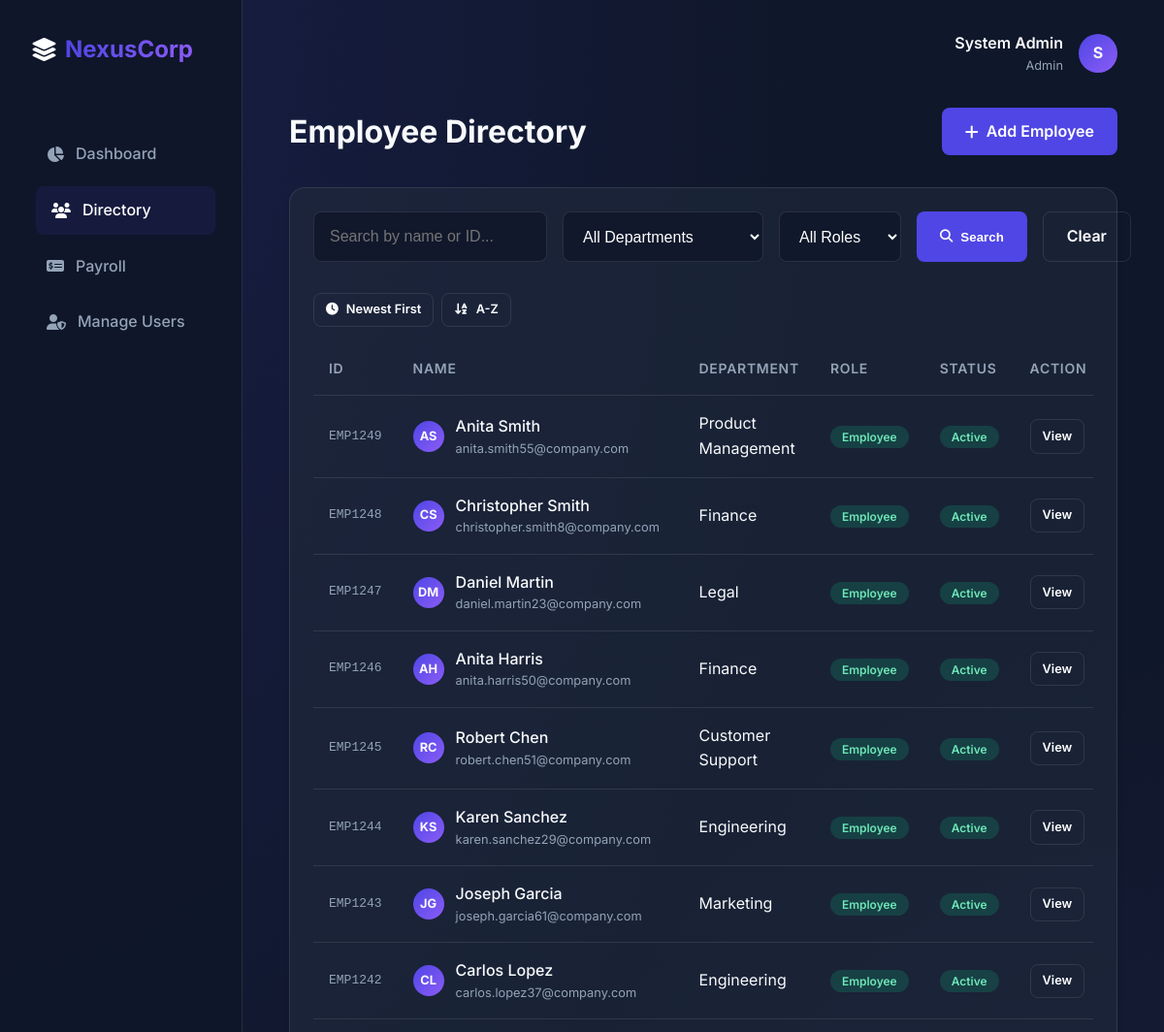
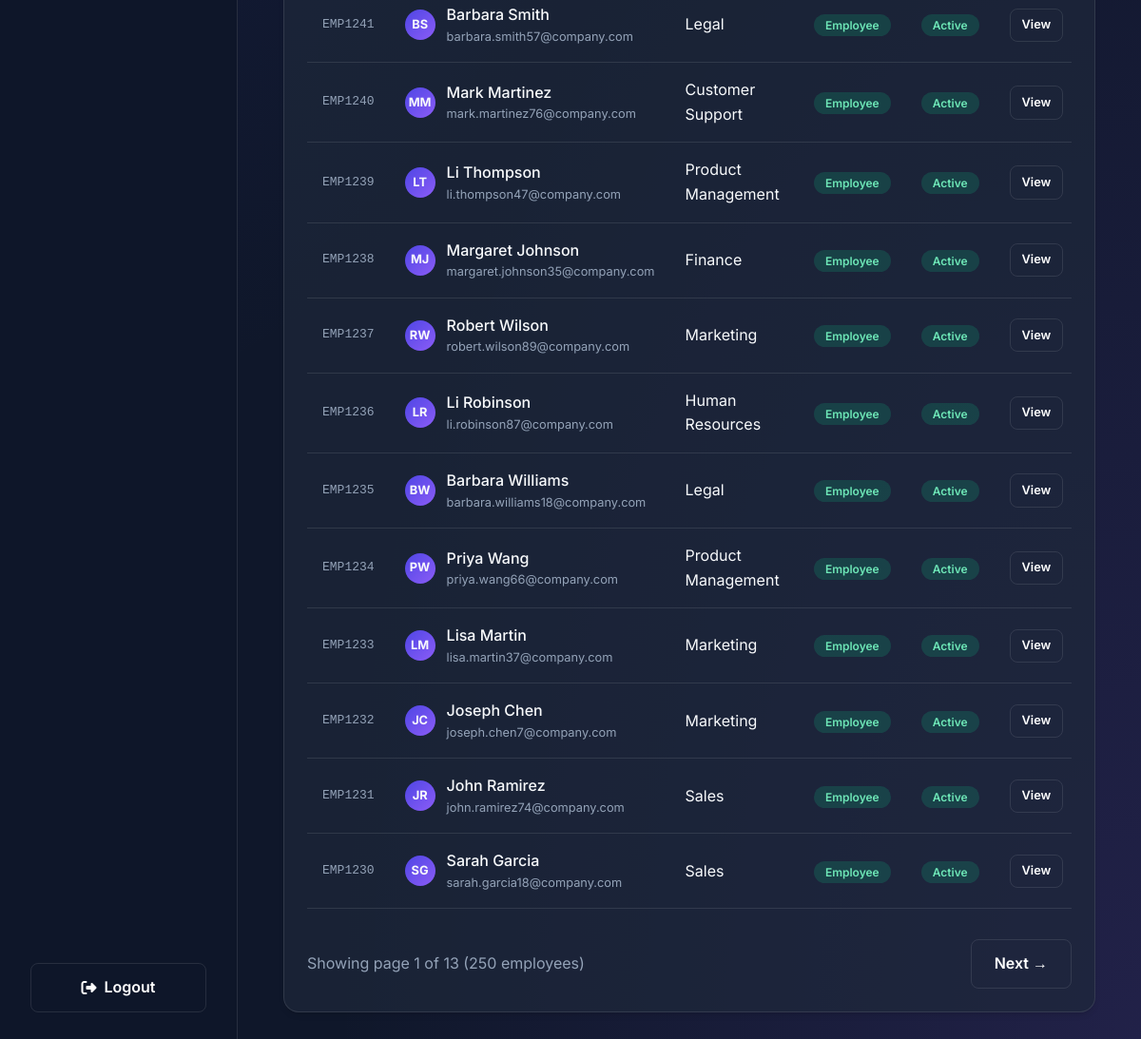
Page /employees (signed in) on the committed database (2 pictures, top to bottom).
### models.py (models this page shows)
class User(UserMixin, db.Model):
    __tablename__ = 'users'
    id = db.Column(db.Integer, primary_key=True)
    name = db.Column(db.String(100), nullable=False)
    email = db.Column(db.String(100), unique=True, nullable=False)
    password = db.Column(db.String(255), nullable=False)
    role = db.Column(db.String(20), nullable=False, default='employee') # web app login role: admin vs employee

class Employee(db.Model):
    __tablename__ = 'employees'
    id = db.Column(db.Integer, primary_key=True)
    employee_id = db.Column(db.String(20), unique=True, nullable=False)
    first_name = db.Column(db.String(100), nullable=False)
    last_name = db.Column(db.String(100), nullable=False)
    email = db.Column(db.String(100), unique=True, nullable=False)
    role = db.Column(db.String(50), nullable=False, default='Employee') # Admin, Manager, Employee
    department_id = db.Column(db.Integer, db.ForeignKey('departments.id'), nullable=False)
    salary = db.Column(db.Integer, nullable=True)
    join_date = db.Column(db.Date, nullable=False)
    performance_score = db.Column(db.Float, nullable=True)
    status = db.Column(db.String(20), default='Active')
    department = db.relationship('Department', backref=db.backref('employees', lazy=True))

class Department(db.Model):
    __tablename__ = 'departments'
    id = db.Column(db.Integer, primary_key=True)
    name = db.Column(db.String(100), unique=True, nullable=False)

### app.py (the view, shortened to what this page needs)
@app.route('/employees')
@login_required
def employees():
    dept_filter = request.args.get('department')
    role_filter = request.args.get('role')
    search_query = request.args.get('q', '').strip()
    query = Employee.query
    if dept_filter:
        query = query.filter_by(department_id=dept_filter)
    if role_filter:
        query = query.filter(Employee.role.ilike(role_filter))
    sort_by = request.args.get('sort', 'recent')
    if sort_by == 'name':
        query = query.order_by(Employee.first_name.asc(), Employee.last_name.asc())
    else:  # 'recent' or default
        query = query.order_by(Employee.id.desc())
    page = request.args.get('page', 1, type=int)
    pagination = query.paginate(page=page, per_page=20, error_out=False)
    employee_list = pagination.items
    departments = Department.query.order_by(Department.name).all()
    return render_template('employees.html',
                           employees=employee_list,
                           departments=departments,
                           current_dept=dept_filter,
                           current_role=role_filter,
                           search_query=search_query,
                           pagination=pagination,
                           current_sort=sort_by)

### app.py (called while the page is built)
@login_manager.user_loader
def load_user(user_id):
    return User.query.get(int(user_id))

### templates/employees.html (shortened to what this page needs)
{% extends 'base.html' %}
{% block content %}
<div class="animate-fade-in">
    <div style="display: flex; justify-content: space-between; align-items: center; margin-bottom: 2rem;">
        <h1 style="font-size: 2rem;">Employee Directory</h1>
        {% if current_user.role in ['admin', 'manager'] %}
        <a href="{{ url_for('add_employee') }}" class="btn"><i class="fa-solid fa-plus"></i> Add Employee</a>
        {% endif %}
    </div>
    <div class="glass-panel" style="padding: 1.5rem;">
        <form method="GET" action="{{ url_for('employees') }}" class="search-bar">
            <input type="text" name="q" placeholder="Search by name or ID..." value="{{ search_query }}">
            <select name="department">
                <option value="">All Departments</option>
            </select>
            <select name="role">
                <option value="">All Roles</option>
            </select>
            <button type="submit" class="btn"><i class="fa-solid fa-search"></i> Search</button>
            <a href="{{ url_for('employees') }}" class="btn btn-secondary">Clear</a>
        </form>
        <div style="display: flex; gap: 0.5rem; margin: 1rem 0;">
            <a href="{{ url_for('employees', sort='recent', q=search_query, department=current_dept or '', role=current_role or '') }}"
               class="btn {{ '' if current_sort == 'name' else 'btn-secondary' }}"
               style="padding: 0.4rem 0.75rem; font-size: 0.8rem;">
                <i class="fa-solid fa-clock"></i> Newest First
            </a>
            <a href="{{ url_for('employees', sort='name', q=search_query, department=current_dept or '', role=current_role or '') }}"
               class="btn {{ '' if current_sort == 'name' else 'btn-secondary' }}"
               style="padding: 0.4rem 0.75rem; font-size: 0.8rem;">
                <i class="fa-solid fa-arrow-down-a-z"></i> A-Z
            </a>
        </div>
        <div class="table-container">
            <table>
                <thead>
                    <tr>
                        <th>ID</th>
                        <th>Name</th>
                        <th>Department</th>
                        <th>Role</th>
                        <th>Status</th>
                        <th>Action</th>
                    </tr>
                </thead>
                <tbody>
                    {% for emp in employees %}
                    <tr>
                        <td style="color: var(--text-muted); font-family: monospace;">{{ emp.employee_id }}</td>
                        <td>
                            <div style="display: flex; align-items: center; gap: 0.75rem;">
                                <div class="avatar" style="width: 32px; height: 32px; font-size: 0.8rem;">
                                    {{ emp.first_name[0] }}{{ emp.last_name[0] }}
                                </div>
                                <div>
                                    <div style="font-weight: 500;">{{ emp.first_name }} {{ emp.last_name }}</div>
                                    <div style="font-size: 0.8rem; color: var(--text-muted);">{{ emp.email }}</div>
                                </div>
                            </div>
                        </td>
                        <td>{{ emp.department.name }}</td>
                        <td><span class="badge {{ emp.role|lower }}">{{ emp.role }}</span></td>
                        <td><span class="badge {{ emp.status|lower|replace(' ', '-') }}">{{ emp.status }}</span></td>
                        <td>
                            <a href="{{ url_for('employee_detail', id=emp.id) }}" class="btn btn-secondary" style="padding: 0.4rem 0.75rem; font-size: 0.8rem;">
                                View
                            </a>
                        </td>
                    </tr>
                    {% else %}
                    <tr>
                        <td colspan="6" style="text-align: center; padding: 3rem; color: var(--text-muted);">
                            No employees found matching your criteria.
                        </td>
                    </tr>
                    {% endfor %}
                </tbody>
            </table>
        </div>
        {% if pagination and pagination.pages > 1 %}
        <div style="margin-top: 2rem; display: flex; justify-content: space-between; align-items: center; color: var(--text-muted);">
            <div>Showing page {{ pagination.page }} of {{ pagination.pages }} ({{ pagination.total }} employees)</div>
            <div style="display: flex; gap: 0.5rem;">
                {% if pagination.has_next %}
                <a href="{{ url_for('employees', page=pagination.next_num, q=search_query, department=current_dept or '', role=current_role or '', sort=current_sort) }}" class="btn btn-secondary">Next →</a>
                {% endif %}
            </div>
        </div>
        {% endif %}
    </div>
</div>
{% endblock %}

### templates/base.html (shortened to what this page needs)
<!DOCTYPE html>
<html lang="en">
<head>
    <link rel="stylesheet" href="{{ url_for('static', filename='css/style.css') }}">
    <link rel="stylesheet" href="https://cdnjs.cloudflare.com/ajax/libs/font-awesome/6.4.0/css/all.min.css">
</head>
<body>
    <div class="layout">
        {% if current_user.is_authenticated %}
        <nav class="sidebar">
            <a href="{{ url_for('dashboard') }}" class="brand">
                <i class="fa-solid fa-layer-group"></i> <span>Nexus<strong>Corp</strong></span>
            </a>
            <ul class="nav-links" style="margin-top: 2rem;">
                <li>
                    <a href="{{ url_for('dashboard') }}" class="{{ 'active' if request.endpoint == 'dashboard' else '' }}">
                        <i class="fa-solid fa-chart-pie"></i> Dashboard
                    </a>
                </li>
                <li>
                    <a href="{{ url_for('employees') }}" class="{{ 'active' if request.endpoint == 'employees' or request.endpoint == 'employee_detail' else '' }}">
                        <i class="fa-solid fa-users"></i> Directory
                    </a>
                </li>
                {% if current_user.role in ['admin', 'manager'] %}
                <li>
                    <a href="{{ url_for('payments') }}" class="{{ 'active' if request.endpoint == 'payments' else '' }}">
                        <i class="fa-solid fa-money-check-dollar"></i> Payroll
                    </a>
                </li>
                {% endif %}
                {% if current_user.role == 'admin' %}
                <li>
                    <a href="{{ url_for('manage_users') }}" class="{{ 'active' if request.endpoint == 'manage_users' else '' }}">
                        <i class="fa-solid fa-user-shield"></i> Manage Users
                    </a>
                </li>
                {% endif %}
            </ul>
            <div style="margin-top: auto;">
                <a href="{{ url_for('logout') }}" class="btn btn-secondary" style="width: 100%; justify-content: center;">
                    <i class="fa-solid fa-sign-out-alt"></i> Logout
                </a>
            </div>
        </nav>
        {% endif %}
        <main class="main-content">
            {% if current_user.is_authenticated %}
            <header>
                <div class="user-profile">
                    <div style="text-align: right;">
                        <div style="font-weight: 600;">{{ current_user.name }}</div>
                        <div style="font-size: 0.8rem; color: var(--text-muted); text-transform: capitalize;">{{ current_user.role }}</div>
                    </div>
                    <div class="avatar">{{ current_user.name[0] }}</div>
                </div>
            </header>
            {% endif %}
            {% block content %}{% endblock %}
        </main>
    </div>
</body>
</html>

### static/css/style.css (style rules this page uses)
:root { --primary-color: #4F46E5; --primary-hover: #4338CA; --secondary-color: #10B981; --dark-bg: #0F172A; --card-bg: rgba(30, 41, 59, 0.7); --glass-border: rgba(255, 255, 255, 0.1); --text-main: #F8FAFC; --text-muted: #94A3B8; --accent-color: #8B5CF6; --danger-color: #EF4444; }
* { box-sizing: border-box; margin: 0; padding: 0; }
body { font-family: 'Inter', sans-serif; background-color: var(--dark-bg); background-image: radial-gradient(at 0% 0%, rgba(79, 70, 229, 0.15) 0px, transparent 50%), radial-gradient(at 100% 100%, rgba(139, 92, 246, 0.15) 0px, transparent 50%); background-attachment: fixed; color: var(--text-main); line-height: 1.6; min-height: 100vh; }
.glass-panel { background: var(--card-bg); backdrop-filter: blur(12px); -webkit-backdrop-filter: blur(12px); border: 1px solid var(--glass-border); border-radius: 16px; box-shadow: 0 4px 6px -1px rgba(0, 0, 0, 0.1), 0 2px 4px -1px rgba(0, 0, 0, 0.06); }
.layout { display: flex; min-height: 100vh; }
.sidebar { width: 250px; padding: 2rem; display: flex; flex-direction: column; gap: 2rem; border-right: 1px solid var(--glass-border); background: rgba(15, 23, 42, 0.95); }
.brand { font-size: 1.5rem; font-weight: 700; color: white; display: flex; align-items: center; gap: 0.5rem; text-decoration: none; }
.brand span { background: linear-gradient(to right, var(--primary-color), var(--accent-color)); -webkit-background-clip: text; background-clip: text; -webkit-text-fill-color: transparent; }
.nav-links { list-style: none; display: flex; flex-direction: column; gap: 0.5rem; }
.nav-links a { color: var(--text-muted); text-decoration: none; padding: 0.75rem 1rem; border-radius: 8px; display: flex; align-items: center; gap: 0.75rem; transition: all 0.3s ease; font-weight: 500; }
.nav-links a:hover, .nav-links a.active { background: rgba(79, 70, 229, 0.1); color: white; transform: translateX(5px); }
.main-content { flex: 1; padding: 2rem 3rem; overflow-y: auto; }
header { display: flex; justify-content: space-between; align-items: center; margin-bottom: 2rem; }
.user-profile { display: flex; align-items: center; gap: 1rem; }
.avatar { width: 40px; height: 40px; border-radius: 50%; background: linear-gradient(135deg, var(--primary-color), var(--accent-color)); display: flex; align-items: center; justify-content: center; font-weight: bold; }
.search-bar { display: flex; gap: 1rem; margin-bottom: 2rem; }
input, select { background: rgba(15, 23, 42, 0.8); border: 1px solid var(--glass-border); color: white; padding: 0.75rem 1rem; border-radius: 8px; font-size: 1rem; transition: border-color 0.3s ease; flex: 1; }
.btn { background: var(--primary-color); color: white; border: none; padding: 0.75rem 1.5rem; border-radius: 8px; font-weight: 600; cursor: pointer; transition: all 0.3s ease; text-decoration: none; display: inline-flex; align-items: center; gap: 0.5rem; }
.btn-secondary { background: transparent; border: 1px solid var(--glass-border); }
.table-container { width: 100%; overflow-x: auto; }
table { width: 100%; border-collapse: collapse; }
th, td { padding: 1rem; text-align: left; border-bottom: 1px solid var(--glass-border); }
th { color: var(--text-muted); font-weight: 600; font-size: 0.875rem; text-transform: uppercase; letter-spacing: 0.05em; }
tr { transition: background-color 0.2s ease; }
.badge { padding: 0.25rem 0.75rem; border-radius: 9999px; font-size: 0.75rem; font-weight: 600; }
.badge.employee { background: rgba(16, 185, 129, 0.2); color: #6EE7B7; }
.badge.active { background: rgba(16, 185, 129, 0.2); color: #6EE7B7; }
.animate-fade-in { animation: fadeIn 0.5s cubic-bezier(0.16, 1, 0.3, 1) forwards; }

### rows in the picture
User: name "System Admin", role "Admin", name "S"
Employee: employee_id "EMP1249", first_name "A", last_name "S", first_name "Anita", last_name "Smith", email "anita.smith55@company.com", department.name "Product Management", role "Employee", status "Active"
Employee: employee_id "EMP1248", first_name "C", last_name "S", first_name "Christopher", last_name "Smith", email "christopher.smith8@company.com", department.name "Finance", role "Employee", status "Active"
Employee: employee_id "EMP1247", first_name "D", last_name "M", first_name "Daniel", last_name "Martin", email "daniel.martin23@company.com", department.name "Legal", role "Employee", status "Active"
Employee: employee_id "EMP1246", first_name "A", last_name "H", first_name "Anita", last_name "Harris", email "anita.harris50@company.com", department.name "Finance", role "Employee", status "Active"
Employee: employee_id "EMP1245", first_name "R", last_name "C", first_name "Robert", last_name "Chen", email "robert.chen51@company.com", department.name "Customer Support", role "Employee", status "Active"
Employee: employee_id "EMP1244", first_name "K", last_name "S", first_name "Karen", last_name "Sanchez", email "karen.sanchez29@company.com", department.name "Engineering", role "Employee", status "Active"
Employee: employee_id "EMP1243", first_name "J", last_name "G", first_name "Joseph", last_name "Garcia", email "joseph.garcia61@company.com", department.name "Marketing", role "Employee", status "Active"
Employee: employee_id "EMP1242", first_name "C", last_name "L", first_name "Carlos", last_name "Lopez", email "carlos.lopez37@company.com", department.name "Engineering", role "Employee", status "Active"
Employee: employee_id "EMP1241", first_name "B", last_name "S", first_name "Barbara", last_name "Smith", email "barbara.smith57@company.com", department.name "Legal", role "Employee", status "Active"
Employee: employee_id "EMP1240", first_name "M", last_name "M", first_name "Mark", last_name "Martinez", email "mark.martinez76@company.com", department.name "Customer Support", role "Employee", status "Active"
Employee: employee_id "EMP1239", first_name "L", last_name "T", first_name "Li", last_name "Thompson", email "li.thompson47@company.com", department.name "Product Management", role "Employee", status "Active"
Employee: employee_id "EMP1238", first_name "M", last_name "J", first_name "Margaret", last_name "Johnson", email "margaret.johnson35@company.com", department.name "Finance", role "Employee", status "Active"
Employee: employee_id "EMP1237", first_name "R", last_name "W", first_name "Robert", last_name "Wilson", email "robert.wilson89@company.com", department.name "Marketing", role "Employee", status "Active"
Employee: employee_id "EMP1236", first_name "L", last_name "R", first_name "Li", last_name "Robinson", email "li.robinson87@company.com", department.name "Human Resources", role "Employee", status "Active"
Employee: employee_id "EMP1235", first_name "B", last_name "W", first_name "Barbara", last_name "Williams", email "barbara.williams18@company.com", department.name "Legal", role "Employee", status "Active"
Employee: employee_id "EMP1234", first_name "P", last_name "W", first_name "Priya", last_name "Wang", email "priya.wang66@company.com", department.name "Product Management", role "Employee", status "Active"
Employee: employee_id "EMP1233", first_name "L", last_name "M", first_name "Lisa", last_name "Martin", email "lisa.martin37@company.com", department.name "Marketing", role "Employee", status "Active"
Employee: employee_id "EMP1232", first_name "J", last_name "C", first_name "Joseph", last_name "Chen", email "joseph.chen7@company.com", department.name "Marketing", role "Employee", status "Active"
Employee: employee_id "EMP1231", first_name "J", last_name "R", first_name "John", last_name "Ramirez", email "john.ramirez74@company.com", department.name "Sales", role "Employee", status "Active"
Employee: employee_id "EMP1230", first_name "S", last_name "G", first_name "Sarah", last_name "Garcia", email "sarah.garcia18@company.com", department.name "Sales", role "Employee", status "Active"

### other values in the picture
{{ pagination.page }} "1"
{{ pagination.pages }} "13"
{{ pagination.total }} "250"
